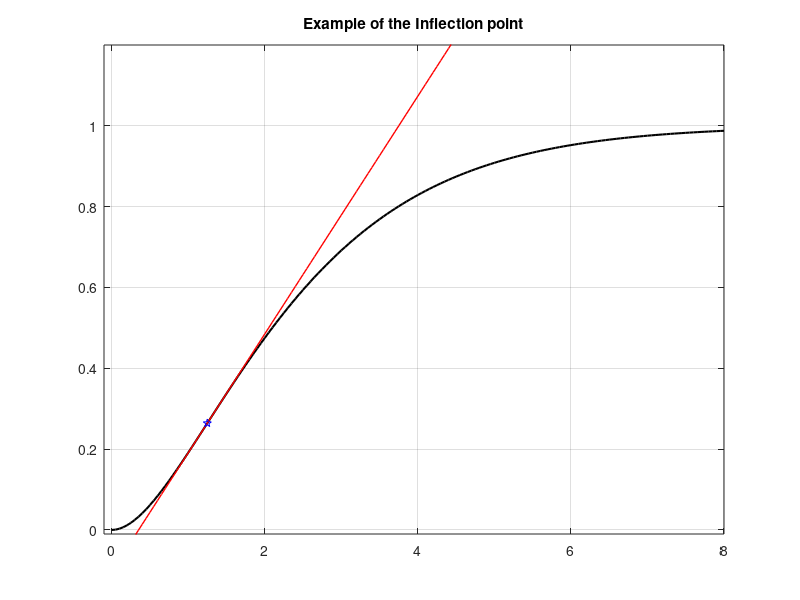

The MATLAB source for this figure:
clear all; close all; clc;
t=0:0.05:8;
zeta=1;
wn=0.8;

k=1;
sys=tf([k*wn*wn],[1 2*wn*zeta wn*wn]);

[y,t]=step(sys,t)



d1y=gradient(y,t);
d2y=gradient(d1y,t);

t_infl = interp1(d1y, t, max(d1y))
y_infl = interp1(t, y, t_infl)
slope  = interp1(t, d1y, t_infl);                               % Slope Defined Here As Maximum Of First Derivative
intcpt = y_infl - slope*t_infl;                                 % Calculate Intercept
tngt = slope*t + intcpt;  

figure (1);
plot(t,y,'-k','LineWidth',1.5);
grid on
title('Example of the Inflection point');
axis([-.1 8 -0.01 1.2])
hold on
plot(t, tngt, '-r', 'LineWidth',1)                              % Plot Tangent Line
plot(t_infl, y_infl, 'bp')  

L = interp1(tngt, t, 1)